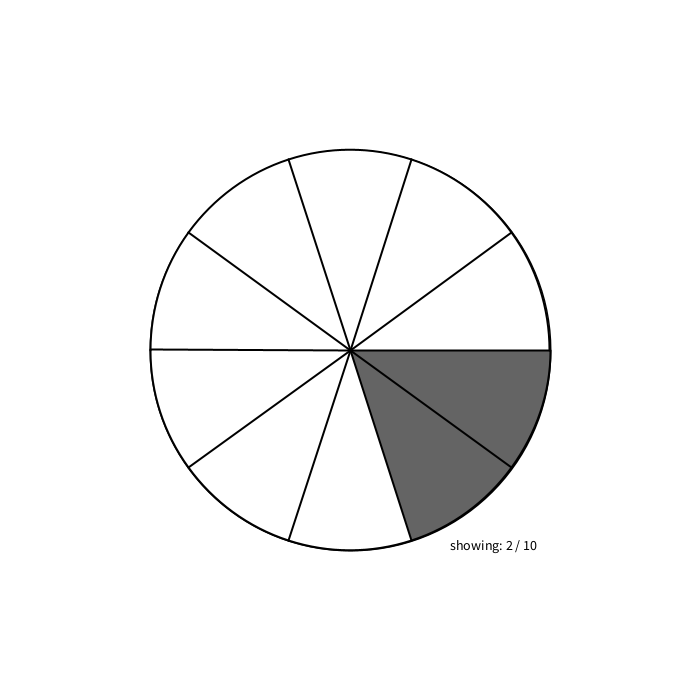
Frame 1 (no input)
Frame 60 (the mouse pressed at the canvas centre just before this capture): identical to frame 1, image omitted
Frame 120 (the mouse held since frame 60 and released just before this capture): identical to frame 1, image omitted

The Processing sketch that drew this single still picture (run headless with seeded random() and noise(); from frame 60 on, the mouse is pressed at the canvas centre):

// Processing sketch: fractions
// ── fractions.pde
color bg = color(255, 255, 255);

void setup(){
  size(700, 700);
  background(bg);
}

int radius = 200;
int divisor = 10;
int filled = 2;

float x = TWO_PI/divisor;

void draw(){
  translate(width/2,height/2);
  background(bg);
  stroke(0);
  strokeWeight(2);
  circle(0, 0, radius*2);
  
  fill(0);
  textSize(14);
  if(filled > divisor)
       filled = divisor;
  text("showing: " + filled + " / " + divisor, 100, 200);
  
  drawFilled();
  drawDivisions();
  
  if(keyPressed == true){
    if(key == 'e')
      exit();
  }
}

void drawFilled() {
  float lastAngle = 0;
  for (int i = 0; i < divisor; i++) {
    if(i < filled)
      fill(100);
    else
      fill(255);
    arc(0, 0, radius*2, radius*2, lastAngle, lastAngle+radians(360/divisor));
    lastAngle += radians(360/divisor);
  }
}

void drawDivisions(){
  stroke(0);
  strokeWeight(2);
  rotate(PI/2);
  for(int i = 0; i < divisor; i++){ //<>//
    rotate(TWO_PI/divisor);
    line(0,0,0,-200);
  }
  rotate(3*PI/2);
}

void mouseDragged(){
 if(keyPressed){
   if(key == 'd'){
     if(divisor < 1)
       divisor = 1;
     else
       divisor = mouseX / 25;
   } else if(key == 'f'){
     if(filled > divisor)
       filled = divisor;
     else
       filled = mouseX / 25;
   }
 }
}
